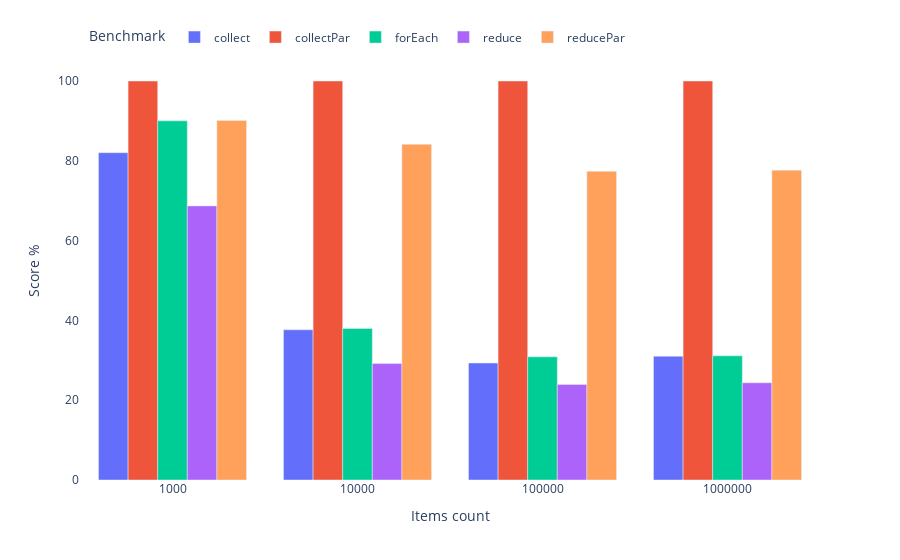

The notebook cell saved with this chart:
### Code cell
write_chart(chart,profile,benchmark)

### Figure 1 — Plotly figure (JSON) as saved in the notebook; plotly's stock layout.template omitted (floating-point values rounded to 4 significant figures)
{"data": [{"alignmentgroup": "True", "hovertemplate": "Benchmark=collect<br>Items count=%{x}<br>Score %=%{y}<extra></extra>", "legendgroup": "collect", "marker": {"color": "#636efa", "pattern": {"shape": ""}}, "name": "collect", "offsetgroup": "collect", "orientation": "v", "showlegend": true, "textposition": "auto", "type": "bar", "x": ["1000", "10000", "100000", "1000000"], "xaxis": "x", "y": [82.03, 37.64, 29.32, 31.01], "yaxis": "y"}, {"alignmentgroup": "True", "hovertemplate": "Benchmark=collectPar<br>Items count=%{x}<br>Score %=%{y}<extra></extra>", "legendgroup": "collectPar", "marker": {"color": "#EF553B", "pattern": {"shape": ""}}, "name": "collectPar", "offsetgroup": "collectPar", "orientation": "v", "showlegend": true, "textposition": "auto", "type": "bar", "x": ["1000", "10000", "100000", "1000000"], "xaxis": "x", "y": [100, 100, 100, 100], "yaxis": "y"}, {"alignmentgroup": "True", "hovertemplate": "Benchmark=forEach<br>Items count=%{x}<br>Score %=%{y}<extra></extra>", "legendgroup": "forEach", "marker": {"color": "#00cc96", "pattern": {"shape": ""}}, "name": "forEach", "offsetgroup": "forEach", "orientation": "v", "showlegend": true, "textposition": "auto", "type": "bar", "x": ["1000", "10000", "100000", "1000000"], "xaxis": "x", "y": [90.02, 38.0, 30.87, 31.12], "yaxis": "y"}, {"alignmentgroup": "True", "hovertemplate": "Benchmark=reduce<br>Items count=%{x}<br>Score %=%{y}<extra></extra>", "legendgroup": "reduce", "marker": {"color": "#ab63fa", "pattern": {"shape": ""}}, "name": "reduce", "offsetgroup": "reduce", "orientation": "v", "showlegend": true, "textposition": "auto", "type": "bar", "x": ["1000", "10000", "100000", "1000000"], "xaxis": "x", "y": [68.7, 29.18, 23.95, 24.36], "yaxis": "y"}, {"alignmentgroup": "True", "hovertemplate": "Benchmark=reducePar<br>Items count=%{x}<br>Score %=%{y}<extra></extra>", "legendgroup": "reducePar", "marker": {"color": "#FFA15A", "pattern": {"shape": ""}}, "name": "reducePar", "offsetgroup": "reducePar", "orientation": "v", "showlegend": true, "textposition": "auto", "type": "bar", "x": ["1000", "10000", "100000", "1000000"], "xaxis": "x", "y": [90.11, 84.13, 77.35, 77.65], "yaxis": "y"}], "layout": {"autosize": true, "barmode": "group", "legend": {"orientation": "h", "title": {"text": "Benchmark"}, "tracegroupgap": 0, "x": 0.01, "xanchor": "left", "y": 1.02, "yanchor": "bottom"}, "margin": {"t": 60}, "plot_bgcolor": "rgba(0, 0, 0, 0)", "xaxis": {"anchor": "y", "autorange": true, "domain": [0, 1], "range": [-0.5, 3.5], "title": {"text": "Items count"}, "type": "category"}, "yaxis": {"anchor": "x", "autorange": true, "domain": [0, 1], "range": [0, 105.3], "title": {"text": "Score %"}, "type": "linear"}}}
